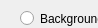
              <widget class="QWidget" name="PBKGGSOC">
               <property name="geometry">
                <rect>
                 <x>0</x>
                 <y>0</y>
                 <width>98</width>
                 <height>28</height>
                </rect>
               </property>
               <attribute name="label">
                <string>Background Subtractor GSOC</string>
               </attribute>
               <widget class="QRadioButton" name="RBTGSOC">
                <property name="geometry">
                 <rect>
                  <x>20</x>
                  <y>10</y>
                  <width>171</width>
                  <height>17</height>
                 </rect>
                </property>
                <property name="text">
                 <string>Background Subtractor GSOC</string>
                </property>
               </widget>
               <widget class="QLabel" name="label_19">
                <property name="geometry">
                 <rect>
                  <x>46</x>
                  <y>30</y>
                  <width>61</width>
                  <height>21</height>
                 </rect>
                </property>
                <property name="text">
                 <string># Samples:</string>
                </property>
               </widget>
               <widget class="QSpinBox" name="SBNSamples">
                <property name="geometry">
                 <rect>
                  <x>120</x>
                  <y>30</y>
                  <width>75</width>
                  <height>25</height>
                 </rect>
                </property>
                <property name="value">
                 <number>20</number>
                </property>
               </widget>
               <widget class="QLabel" name="label_20">
                <property name="geometry">
                 <rect>
                  <x>50</x>
                  <y>60</y>
                  <width>51</width>
                  <height>21</height>
                 </rect>
                </property>
                <property name="text">
                 <string>Threshold:</string>
                </property>
               </widget>
               <widget class="QSpinBox" name="SBNThreshold">
                <property name="geometry">
                 <rect>
                  <x>120</x>
                  <y>60</y>
                  <width>75</width>
                  <height>25</height>
                 </rect>
                </property>
                <property name="value">
                 <number>32</number>
                </property>
               </widget>
               <widget class="QLabel" name="label_21">
                <property name="geometry">
                 <rect>
                  <x>36</x>
                  <y>90</y>
                  <width>71</width>
                  <height>21</height>
                 </rect>
                </property>
                <property name="text">
                 <string>Replace Rate:</string>
                </property>
               </widget>
               <widget class="QDoubleSpinBox" name="DSBReplace">
                <property name="geometry">
                 <rect>
                  <x>120</x>
                  <y>90</y>
                  <width>75</width>
                  <height>25</height>
                 </rect>
                </property>
                <property name="decimals">
                 <number>3</number>
                </property>
                <property name="value">
                 <double>0.003000000000000</double>
                </property>
               </widget>
               <widget class="QDoubleSpinBox" name="DSBalpha">
                <property name="geometry">
                 <rect>
                  <x>120</x>
                  <y>120</y>
                  <width>75</width>
                  <height>25</height>
                 </rect>
                </property>
                <property name="decimals">
                 <number>3</number>
                </property>
                <property name="value">
                 <double>0.010000000000000</double>
                </property>
               </widget>
               <widget class="QLabel" name="label_22">
                <property name="geometry">
                 <rect>
                  <x>50</x>
                  <y>120</y>
                  <width>61</width>
                  <height>21</height>
                 </rect>
                </property>
                <property name="text">
                 <string>alpha:</string>
                </property>
               </widget>
               <widget class="QLabel" name="label_23">
                <property name="geometry">
                 <rect>
                  <x>50</x>
                  <y>150</y>
                  <width>61</width>
                  <height>21</height>
                 </rect>
                </property>
                <property name="text">
                 <string>beta:</string>
                </property>
               </widget>
               <widget class="QDoubleSpinBox" name="DSBBeta">
                <property name="geometry">
                 <rect>
                  <x>120</x>
                  <y>150</y>
                  <width>75</width>
                  <height>25</height>
                 </rect>
                </property>
                <property name="decimals">
                 <number>3</number>
                </property>
                <property name="value">
                 <double>0.002000000000000</double>
                </property>
               </widget>
               <widget class="QLabel" name="label_24">
                <property name="geometry">
                 <rect>
                  <x>20</x>
                  <y>180</y>
                  <width>91</width>
                  <height>21</height>
                 </rect>
                </property>
                <property name="text">
                 <string>Propagation Rate:</string>
                </property>
               </widget>
               <widget class="QDoubleSpinBox" name="DSBPropagation">
                <property name="geometry">
                 <rect>
                  <x>120</x>
                  <y>180</y>
                  <width>75</width>
                  <height>25</height>
                 </rect>
                </property>
                <property name="value">
                 <double>0.010000000000000</double>
                </property>
               </widget>
              </widget>
